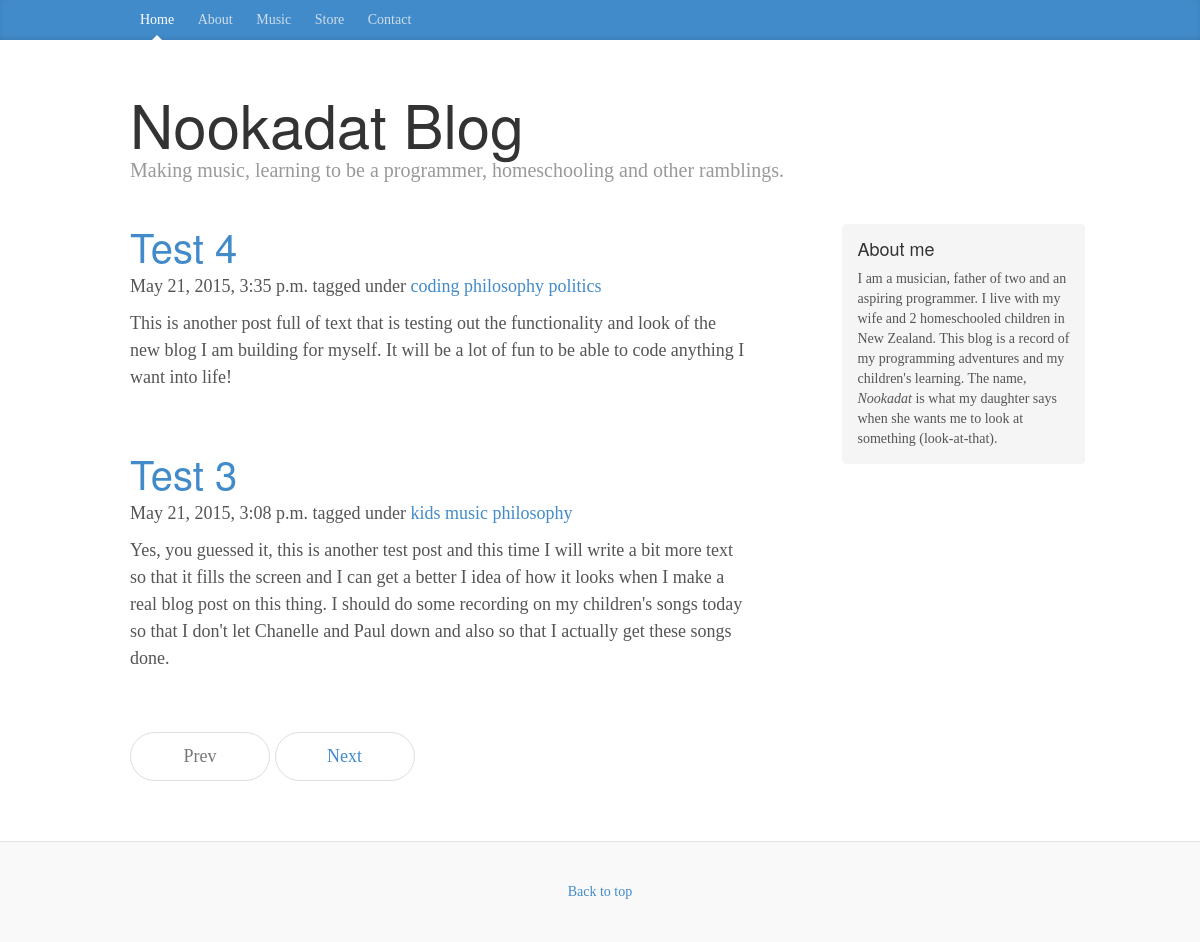
Screenshot of /tag/philosophy with the database file from the repository.
### blog/models.py (models this page shows, shortened)
class Post(models.Model):
    title = models.CharField(max_length=255)
    body = MarkdownField()
    body_html = models.TextField(editable=False, blank=True, null=True)
    slug = models.SlugField(max_length=200, unique=True)
    publish = models.BooleanField(default=True)
    created = models.DateTimeField(auto_now_add=True)
    modified = models.DateTimeField(auto_now=True)
    objects = PostQuerySet.as_manager()
    tags = models.ManyToManyField(Tag)
    class Meta:
        verbose_name = "Blog Post"
        verbose_name_plural = "Blog Posts"
        ordering = ["-created"]

class Tag(models.Model):
    slug = models.SlugField(max_length=200, unique=True)
    def __unicode__(self):
        return self.slug

### blog/views.py (the view)
# urls.py: url(r'^tag/(?P<slug>\S+)$', views.TagIndex.as_view(), name="tag_index"),
class TagIndex(generic.ListView):
    template_name = 'home.html'
    paginate_by = 2
    def get_queryset(self):
        slug = self.kwargs['slug']
        tag = models.Tag.objects.get(slug=slug)
        results = models.Post.objects.filter(tags=tag)
        return results

### templates/home.html
{% extends "base.html" %}
{% load django_markdown %}
{% block blog_posts %}
{% for object in object_list %}
<div class="post">
  <h2><a href="{% url "post_detail" slug=object.slug %}">{{ object.title }}
  </a></h2>
  <p class="post-meta">
    {{ object.created }} tagged under {% for tag in object.tags.all %}
    <a class="post-category post-category-js" href="{% url "tag_index" slug=tag.slug %}">
      {{ tag }}
    </a>
    {% endfor %}
  </p>
  {{ object.body_html|safe }}
</div>
{% endfor %}
{% endblock %}

### static/css/blog.css (style rules this page uses)
body { font-family: Georgia, "Times New Roman", Times, serif; color: #555; }
h1, .h1, h2, .h2, h3, .h3, h4, .h4, h5, .h5, h6, .h6 { margin-top: 0; font-family: "Helvetica Neue", Helvetica, Arial, sans-serif; font-weight: normal; color: #333; }
.post { margin-bottom: 60px; }
div.post h2:first-child { margin-bottom: 5px; font-size: 40px; }

### rows the page displays
Post: title "Test 4", created "May 21, 2015, 3:35 p.m.", body_html "This is another post full of text that is testing out the functionality and look of the new blog I am building for myself. It will be a lot of fun to be able to code anything I want into life!"
Tag: slug "coding"
Tag: slug "philosophy"
Tag: slug "politics"
Post: title "Test 3", created "May 21, 2015, 3:08 p.m.", body_html "Yes, you guessed it, this is another test post and this time I will write a bit more text so that it fills the screen and I can get a better I idea of how it looks when I make a real blog post on this thing. I should do some recording on my children's songs today so that I don't let Chanelle and Paul down and also so that I actually get these songs done."
Tag: slug "kids"
Tag: slug "music"
